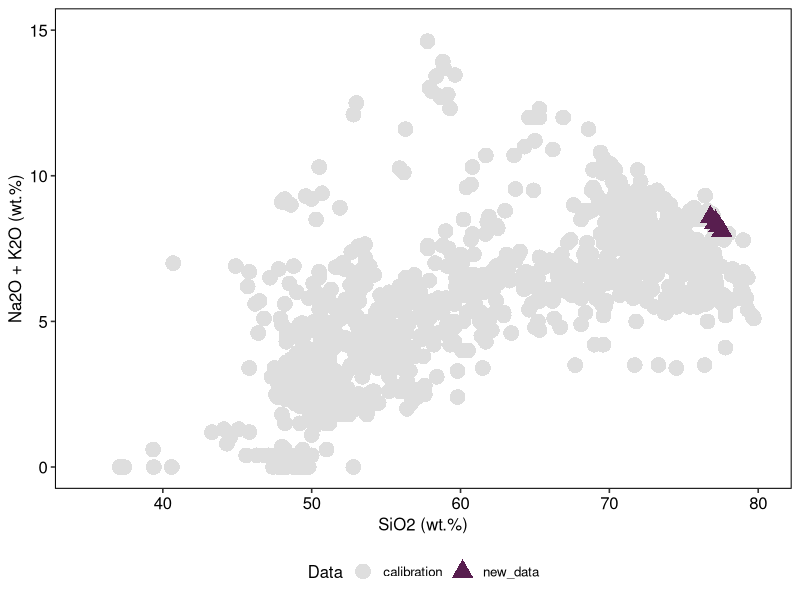

Reproduce this figure in R.
## ---- chunk 1
knitr::opts_chunk$set(echo = TRUE)
## ---- chunk 2
library(readxl)

# Set file pathway and load input data
setwd(paste(dirname(rstudioapi::getActiveDocumentContext()$path)))
inputdata <- read_excel("INPUT.xlsx")
INPUT <- as.data.frame (inputdata)
# Checks first rows of data 
head(INPUT)

## ---- chunk 3
library(readxl)
library(ggplot2)
library(ggpubr)

# Check if liquid data are within calibration range 
# Change sheet name to "Input for P" for pressure calibration comparison
calibration_data <- read_excel("Supplementary Table 1_calibration dataset_P-T-H2O-An.xlsx", sheet = "Input for T, H2O & An")
Alkalis <- INPUT$Na2O_liq + INPUT$K2O_liq 
INPUT_calibrationcheck <- cbind(INPUT,Alkalis,Data="new_data")
calibration_data <- calibration_data[ -c(11:24)]
INPUT_calibrationcheck <- INPUT_calibrationcheck[ -c(3,12,13)]
calibration_data <- rbind(calibration_data, INPUT_calibrationcheck)

# TAS diagram comparison 
ggplot(calibration_data, aes(x=SiO2_liq, y=Alkalis,colour=Data,shape=Data)) +
  geom_point(size=5, stroke=0.5)+
  scale_colour_manual(values=c("#DEDEDE","#581E4F"))+
  theme_pubr(border=TRUE)+
  xlab("SiO2 (wt.%)")+
  xlim(35, 80)+
  ylim(0,15)+
  ylab("Na2O + K2O (wt.%)")+
  theme(legend.position="bottom")
